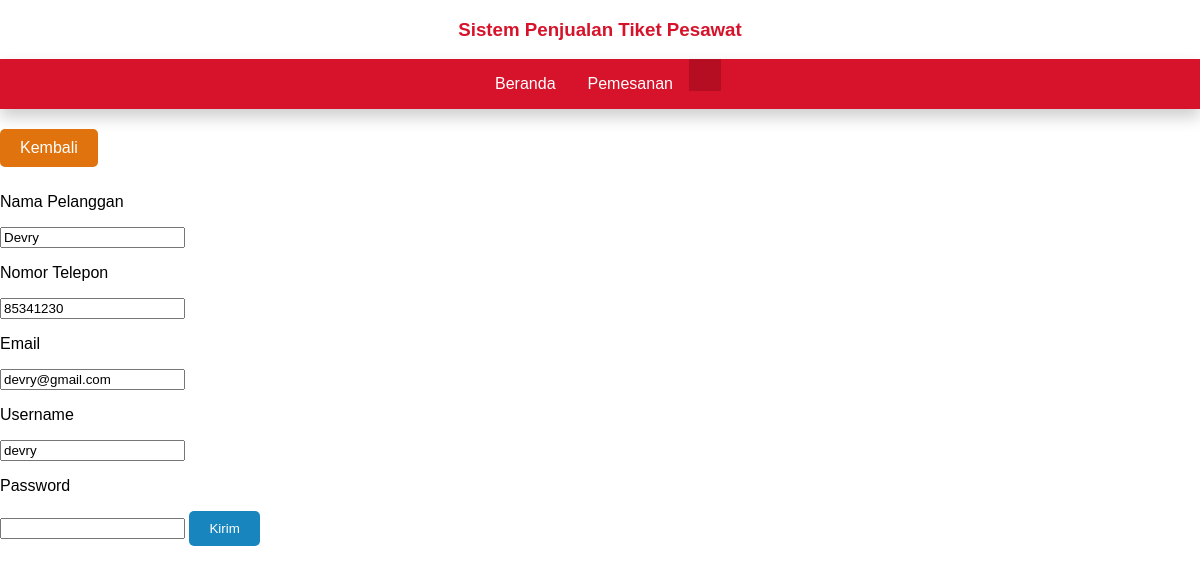
Page /pelanggan/decrepit/edit.php?id=1 on the committed database.
### tables this page shows
CREATE TABLE `pelanggan` (
  `id_pelanggan` varchar(5) NOT NULL,
  `nama_pelanggan` varchar(30) NOT NULL,
  `nomor_telfon` int(12) NOT NULL,
  `email` text NOT NULL,
  `username` varchar(10) NOT NULL,
  `password` varchar(10) NOT NULL
);

### pelanggan/decrepit/edit.php (the view, shortened to what this page needs)
<!DOCTYPE html>
<html lang="en" dir="ltr">
    <head>
        <link rel="stylesheet" href="../gaya.css">
    </head>
    <body>
        <?php
            include '../header.php';
        ?>
        <div>
            <a href="index.php" class="btn-balik">Kembali</a>
            <?php
                include '../koneksi.php';
                $id = $_GET['id'];
                $querry = "SELECT * FROM pelanggan WHERE id_pelanggan='$id'";
                $result = mysqli_query($koneksi, $querry);
                $row = mysqli_fetch_assoc($result);
            ?>
            <form action="proses_edit.php" method="post">
                <?php if (isset($_GET['dbl'])){
                ?>
                    <input required type="hidden" name="id" value="<?= $row['id_pelanggan'] ?>">
                    <p>Nama Pelanggan</p>
                    <input required type="text" name="nama" value="<?= ($row['nama_pelanggan'] == $nama2) ? $row['nama_pelanggan'] : $nama2 ?>">
                    <p>Nomor Telepon</p>
                    <input required type="number" name="telefon" value="<?= ($row['nomor_telfon'] == $telp2) ? $row['nomor_telfon'] : $telp2 ?>">
                    <p>Email</p>
                    <input required type="email" name="email" value="<?= ($row['email'] == $email2) ? $row['email'] : $email2 ?>">
                    <p>Username</p>
                    <input required type="text" name="username" value="<?= ($row['username'] == $usr2) ? $row['username'] : $usr2 ?>">
                    <p>Password</p>
                    <input type="password" name="pass">
                    <button type="submit" class="btn-kirim">Kirim</button>
                <?php
                }else {
                ?>
                    <p>Nama Pelanggan</p>
                    <input required type="text" name="nama" value="<?= $row['nama_pelanggan'] ?>">
                    <p>Nomor Telepon</p>
                    <input required type="number" name="telefon" value="<?= $row['nomor_telfon'] ?>">
                    <p>Email</p>
                    <input required type="email" name="email" value="<?= $row['email'] ?>">
                    <p>Username</p>
                    <input required type="text" name="username" value="<?= $row['username'] ?>">
                    <p>Password</p>
                    <input type="password" name="pass">
                    <button type="submit" class="btn-kirim">Kirim</button>
                <?php
                }
                ?>
            </form>
        </div>
    </body>
</html>

### gaya.css (style rules this page uses)
* { box-sizing: border-box; }
body { font-family: sans-serif; margin: 0; padding: 0; }
.btn-balik { color: #fff; background-color: #e0730d; padding: 10px 20px; text-align: center; text-decoration: none; display: inline-block; border-radius: 5px; margin-bottom: 10px; }
.btn-kirim { color: #fff; background-color: #1985bf; padding: 10px 20px; text-decoration: none; border-radius: 5px; border: none; cursor:pointer; }

### rows in the picture
pelanggan: nama "Devry", telefon "85341230", email "devry@gmail.com", username "devry"
